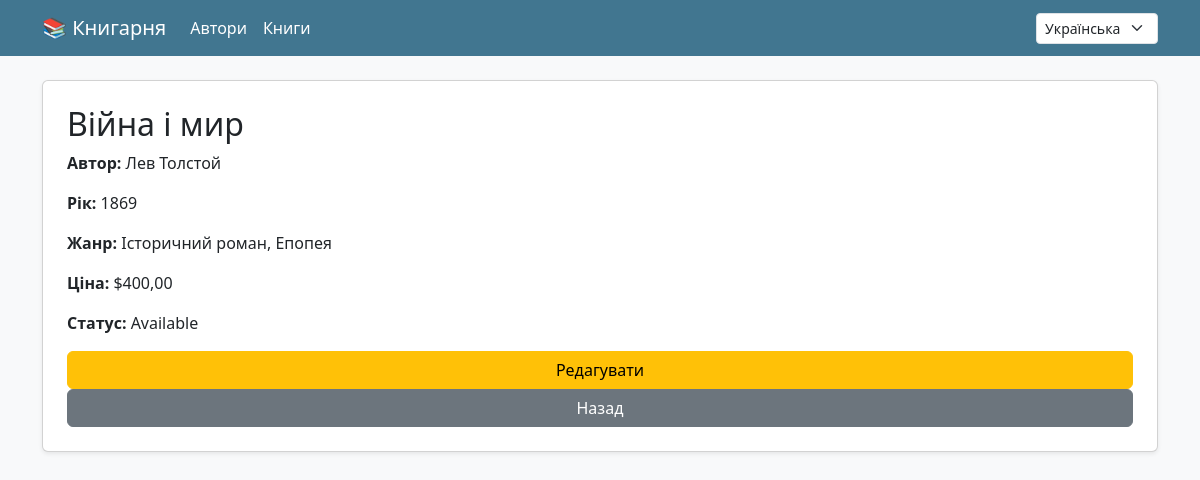
The page /uk/books/3/ (signed in) on the database its author committed.
### books/models.py (models this page shows, shortened)
class Book(models.Model):
    author = models.ForeignKey(Author, on_delete=models.CASCADE, related_name='books')
    title = models.CharField(max_length=200)
    publication_year = models.PositiveIntegerField()
    genre = models.CharField(max_length=100)
    price = models.DecimalField(max_digits=6, decimal_places=2)
    is_available = models.BooleanField(default=True)

class Author(models.Model):
    name = models.CharField(max_length=100)
    birth_year = models.PositiveIntegerField()

### books/views.py (the view)
# urls.py: path('books/<int:pk>/', BookDetailView.as_view(), name='book_detail'),
class BookDetailView(View):
    @method_decorator(login_required)
    def get(self, request, pk):
        book = get_object_or_404(Book, pk=pk)
        return render(request, 'books/book_detail.html', {'book': book})

### templates/books/book_detail.html (shortened to what this page needs)
{% extends 'books/base.html' %}
{% load i18n %}
{% block content %}
<div class="card p-4 shadow-sm">
  <h2>{{ book.title }}</h2>
  <p><strong>{% trans "Author" %}:</strong> {{ book.author.name }}</p>
  <p><strong>{% trans "Year" %}:</strong> {{ book.publication_year }}</p>
  <p><strong>{% trans "Genre" %}:</strong> {{ book.genre }}</p>
  <p><strong>{% trans "Price" %}:</strong> ${{ book.price }}</p>
  <p><strong>{% trans "Status" %}:</strong> {% if book.is_available %}{% trans "Available" %}{% else %}{% trans "Not Available" %}{% endif %}</p>
  <a href="{% url 'book_update' book.id %}" class="btn btn-warning">{% trans "Edit" %}</a>
  <a href="{% url 'book_list' %}" class="btn btn-secondary">{% trans "Back" %}</a>
</div>
{% endblock %}

### rows shown on the page
Book: title "Війна і мир", author.name "Лев Толстой", publication_year "1869", genre "Історичний роман, Епопея", price "400,00"

### other values the page prints
form field language "Українська"
